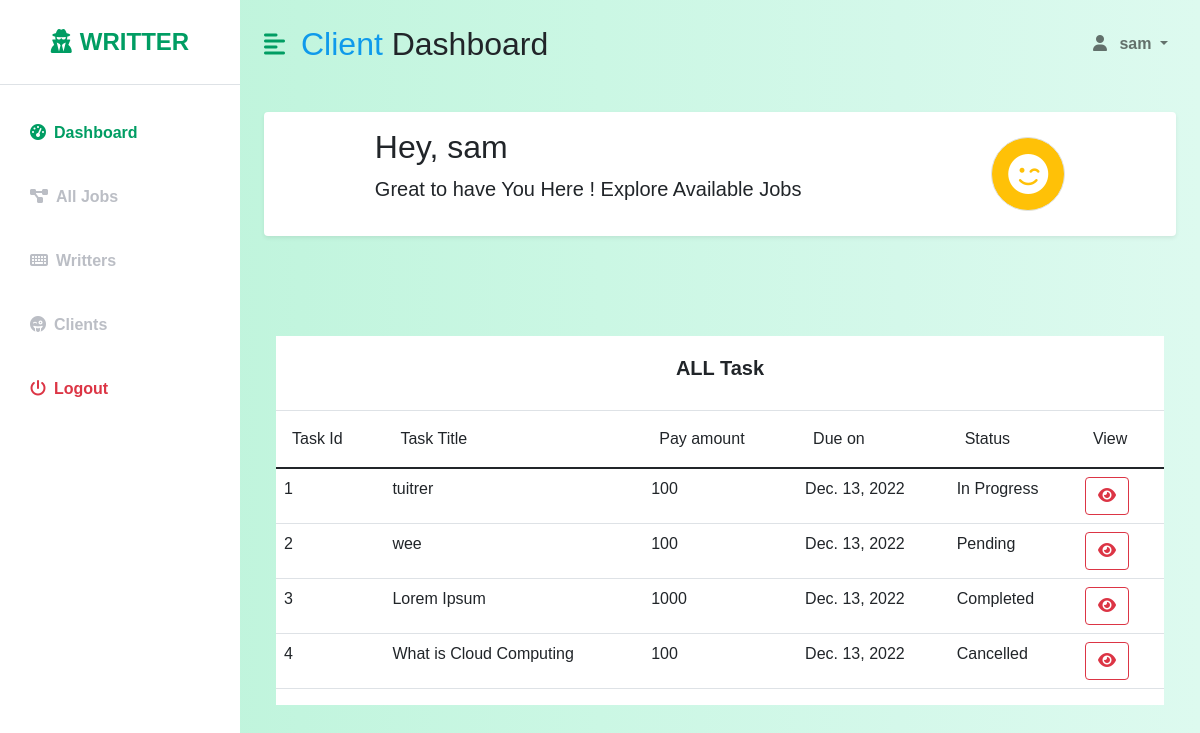
The app's page /app/admin/alltasks/ (signed in) with its own data.
### app/models.py (models this page shows, shortened)
class User(AbstractUser):
    is_admin = models.BooleanField('Is admin',default=False)
    is_client = models.BooleanField('Is Client',default=False)
    is_writter = models.BooleanField('Is Writter',default=False)

class Task(models.Model):
    id = models.AutoField(primary_key=True)
    title = models.CharField(max_length=100,default='',null=True,blank=True)
    description = models.TextField(default='',null=True,blank=True)
    file = models.FileField(upload_to='files/',default='',null=True)
    client_amount = models.IntegerField(default=0,null=True,blank=True)
    admin_amount = models.IntegerField(default=0,   null=True,blank=True)
    due_date = models.DateField(default='',null=True,blank=True)
    status = models.CharField(max_length=100,default='',null=True,blank=True)

### app/views.py (the view)
# urls.py: path('admin/alltasks/', views.all_task, name='alltasks'),
def all_task(request):
    tasks = Task.objects.all()
    context = {
        'tasks': tasks
    }
    if request.user.is_admin:
        return render(request,'admin/alltasks.html',context)
    elif request.user.is_client:
        return render(request,'Client/alltasks.html',context)
    elif request.user.is_writter:
        return render(request,'writter/alltasks.html',context)
    return redirect('login_view')

### templates/admin/alltasks.html (shortened to what this page needs)
{% load static %}
<!DOCTYPE html>
<html lang="en">
  <head>
    <link
      rel="stylesheet"
      href="https://cdnjs.cloudflare.com/ajax/libs/font-awesome/6.1.2/css/all.min.css"
    />
    <link
      href="https://cdn.jsdelivr.net/npm/bootstrap@5.0.2/dist/css/bootstrap.min.css"
      rel="stylesheet"
    />
     <link
     rel="stylesheet"
     type="text/css"
     href="{% static 'dashboard.css' %}"
   />
  </head>
  <body>
    <div class="d-flex" id="wrapper">
        <div class="bg-white" id="sidebar-wrapper">
            <div class="sidebar-heading text-center py-4 primary-text fs-4 fw-bold text-uppercase border-bottom"><i
                    class="fas fa-user-secret me-2"></i>Writter</div>
            <div class="list-group list-group-flush my-3">
                <a href="#" class="list-group-item list-group-item-action bg-transparent second-text active"><i
                        class="fas fa-tachometer-alt me-2"></i>Dashboard</a>
                <a href="{% url 'alltasks'%}" class="list-group-item list-group-item-action bg-transparent second-text fw-bold"><i
                        class="fas fa-project-diagram me-2"></i>All Jobs</a>
                <a href="{% url 'all_writter'%}" class="list-group-item list-group-item-action bg-transparent second-text fw-bold">
                    <i class="fa-solid fa-keyboard me-2"></i>Writters</a>
                <a href="{% url 'all_client'%}" class="list-group-item list-group-item-action bg-transparent second-text fw-bold">
                    <i class="fa-solid fa-face-grin-tongue-wink me-2" ></i>Clients</a>
                <a href="{% url 'logout' %}" class="list-group-item list-group-item-action bg-transparent text-danger fw-bold"><i
                        class="fas fa-power-off me-2"></i>Logout</a>
            </div>
        </div>
        <div id="page-content-wrapper">
            <nav class="navbar navbar-expand-lg navbar-light bg-transparent py-4 px-4">
                <div class="d-flex align-items-center">
                    <i class="fas fa-align-left primary-text fs-4 me-3" id="menu-toggle"></i>
                    <h2 class="fs-2 m-0"><span class="client">Client</span> Dashboard</h2>
                </div>
                <div class="collapse navbar-collapse" id="navbarSupportedContent">
                    <ul class="navbar-nav ms-auto mb-2 mb-lg-0">
                        <li class="nav-item dropdown">
                            <a class="nav-link dropdown-toggle second-text fw-bold" href="#" id="navbarDropdown"
                                role="button" data-bs-toggle="dropdown" aria-expanded="false">
                                <i class="fas fa-user me-2"></i> {{user.username}}
                            </a>
                        </li>
                    </ul>
                </div>
            </nav>
            <div class="container-fluid px-4">
                <div class="row g-3 my-2">
                    <div class="col-md-12">
                        <div class="p-3 bg-white shadow-sm d-flex justify-content-around align-items-center rounded">
                            <div>
                                <h3 class="fs-2">Hey, {{user.username}}</h3>
                                <p class="fs-5">Great to have You Here ! Explore Available Jobs</p>
                            </div>
                            <i class="fa-solid fa-face-smile-wink fs-1 text-white border rounded-full bg-warning p-3"></i>
                        </div>
                    </div>
                </div>
                    <div class="container">
                            <div class="row my-5">
                        <div class="col-12">
                            <div class="card">
                                <div class="card-body text-center">
                                    <h5 class="card-title m-b-0">ALL Task</h5>
                                </div>
                                    <div class="table-responsive">
                                        <table class="table">
                                            <thead class="thead-light">
                                                <tr>
                                                    <th scope="col">Task Id</th>
                                                    <th scope="col">Task Title</th>
                                                    <th scope="col">Pay amount</th>
                                                    <th scope="col">Due on </th>
                                                    <th scope="col">Status</th>
                                                    <th scope="col">View</th>
                                                </tr>
                                            </thead>
                                            <tbody class="customtable">
                                                {% for task in tasks %}
                                                <tr>
                                                    <td>{{task.id}}</td>
                                                    <td>{{task.title}}</td>
                                                    <td>{{task.client_amount}}</td>
                                                    <td>{{task.due_date}}</td>
                                                    <td>{{task.status }}</td>
                                                    <td><button class="btn btn-block btn-outline-danger"><i class="fas fa-eye"></i></button></td>
                                                </tr>
                                                {% endfor %}
                                            </tbody>
                                        </table>
                                    </div>
                            </div>
                        </div>
                    </div>
                       </div>
                </div>
            </div>
        </div>
</body>
</html>

### static/dashboard.css (style rules this page uses)
:root { --main-bg-color: #009d63; --main-text-color: #009d63; --second-text-color: #bbbec5; --second-bg-color: #c1efde; }
.primary-text { color: var(--main-text-color); }
.second-text { color: var(--second-text-color); }
.rounded-full { border-radius: 100%; }
#wrapper { overflow-x: hidden; background-image: linear-gradient( to right, #baf3d7, #c2f5de, #cbf7e4, #d4f8ea, #ddfaef ); }
#sidebar-wrapper { min-height: 100vh; margin-left: -15rem; -webkit-transition: margin 0.25s ease-out; -moz-transition: margin 0.25s ease-out; -o-transition: margin 0.25s ease-out; transition: margin 0.25s ease-out; }
#sidebar-wrapper .sidebar-heading { padding: 0.875rem 1.25rem; font-size: 1.2rem; }
#sidebar-wrapper .list-group { width: 15rem; }
#page-content-wrapper { min-width: 100vw; }
#menu-toggle { cursor: pointer; }
.list-group-item { border: none; padding: 20px 30px; }
.list-group-item.active { background-color: transparent; color: var(--main-text-color); font-weight: bold; border: none; }
@media (min-width: 768px) { #sidebar-wrapper { margin-left: 0; } }
@media (min-width: 768px) { #page-content-wrapper { min-width: 0; width: 100%; } }
.client { color: rgb(15, 154, 235); }
body { font-family: 'Calibri', sans-serif !important }
.container { margin-top:100px; }
.card { position: relative; display: -webkit-box; display: -ms-flexbox; display: flex; -webkit-box-orient: vertical; -webkit-box-direction: normal; -ms-flex-direction: column; flex-direction: column; min-width: 0; word-wrap: break-word; background-color: #fff; background-clip: border-box; border: 0px solid transparent; border-radius: 0px; }
.card-body { -webkit-box-flex: 1; -ms-flex: 1 1 auto; flex: 1 1 auto; padding: 1.25rem; }
.card .card-title { position: relative; font-weight: 600; margin-bottom: 10px; }
.table { width: 100%; max-width: 100%; margin-bottom: 1rem; background-color: transparent; }
* { outline: none; }
.table th, .table thead th { font-weight: 500; }
.table thead th { vertical-align: bottom; border-bottom: 2px solid #dee2e6; }
.table th { padding: 1rem; vertical-align: top; border-top: 1px solid #dee2e6; }
th { text-align: inherit; }

### records on screen
User: username "sam"
Task: id "1", title "tuitrer", client_amount "100", due_date "Dec. 13, 2022", status "In Progress"
Task: id "2", title "wee", client_amount "100", due_date "Dec. 13, 2022", status "Pending"
Task: id "3", title "Lorem Ipsum", client_amount "1000", due_date "Dec. 13, 2022", status "Completed"
Task: id "4", title "What is Cloud Computing", client_amount "100", due_date "Dec. 13, 2022", status "Cancelled"
